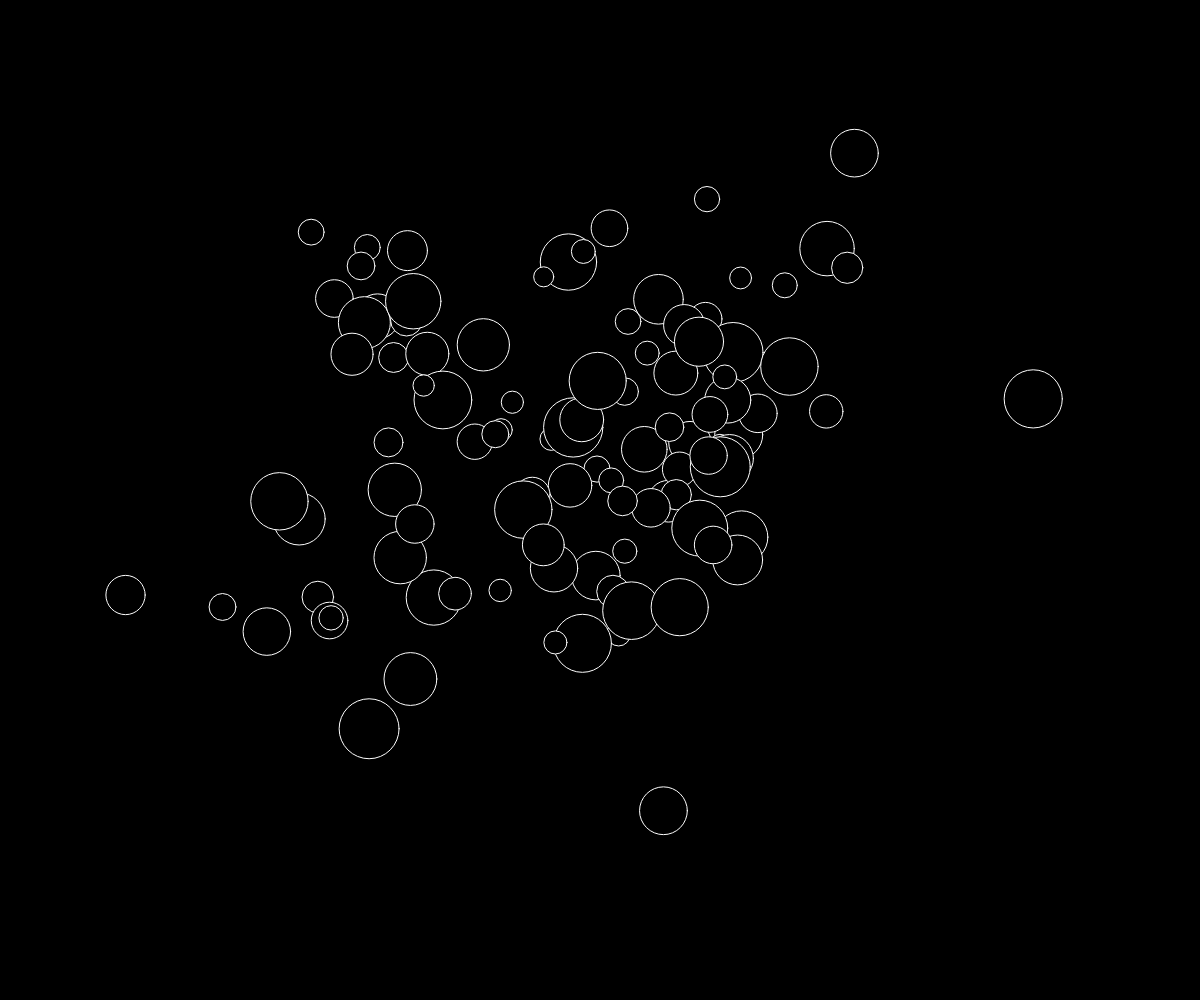
Frame 1 (no input)
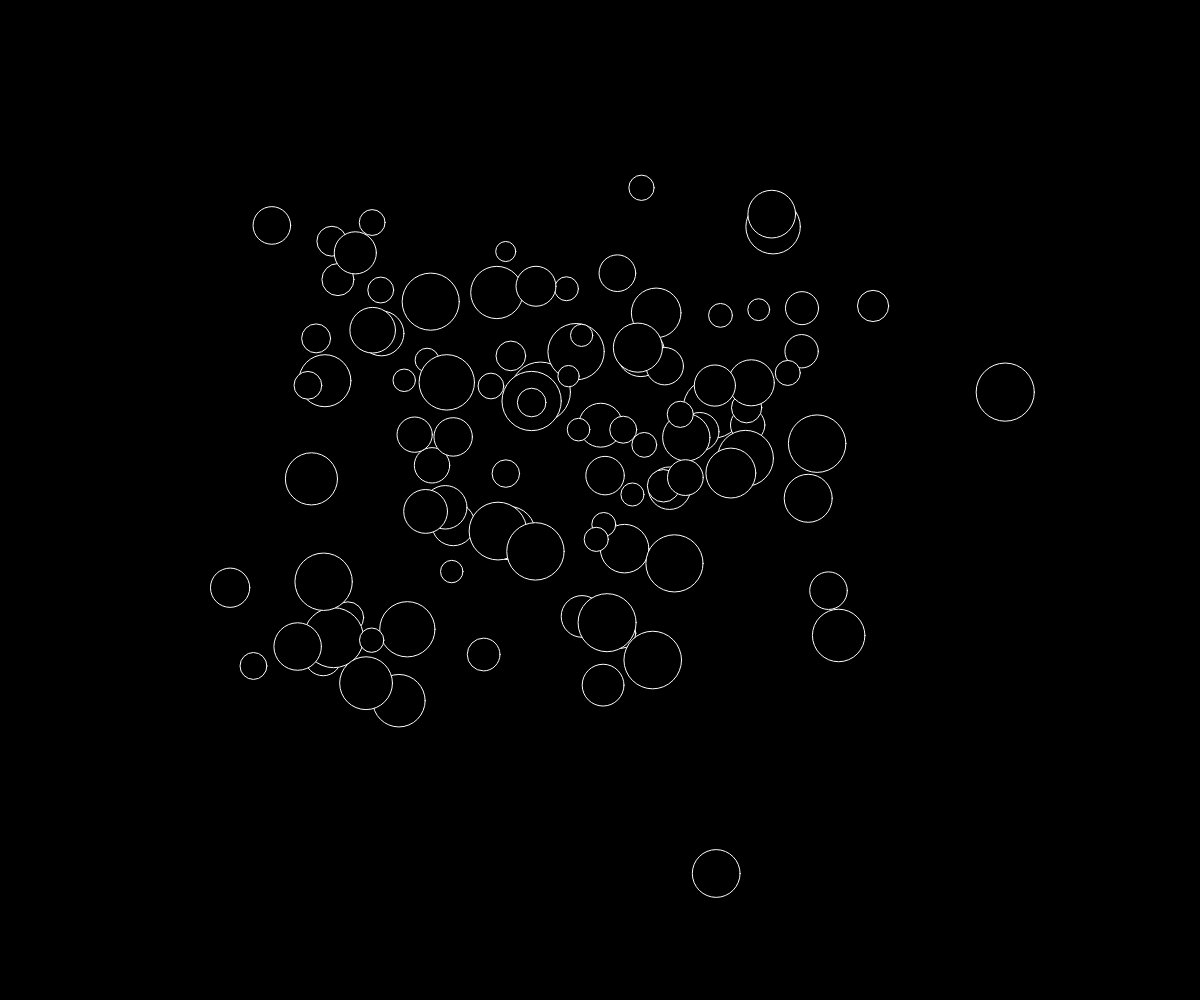
Frame 60 (no input)
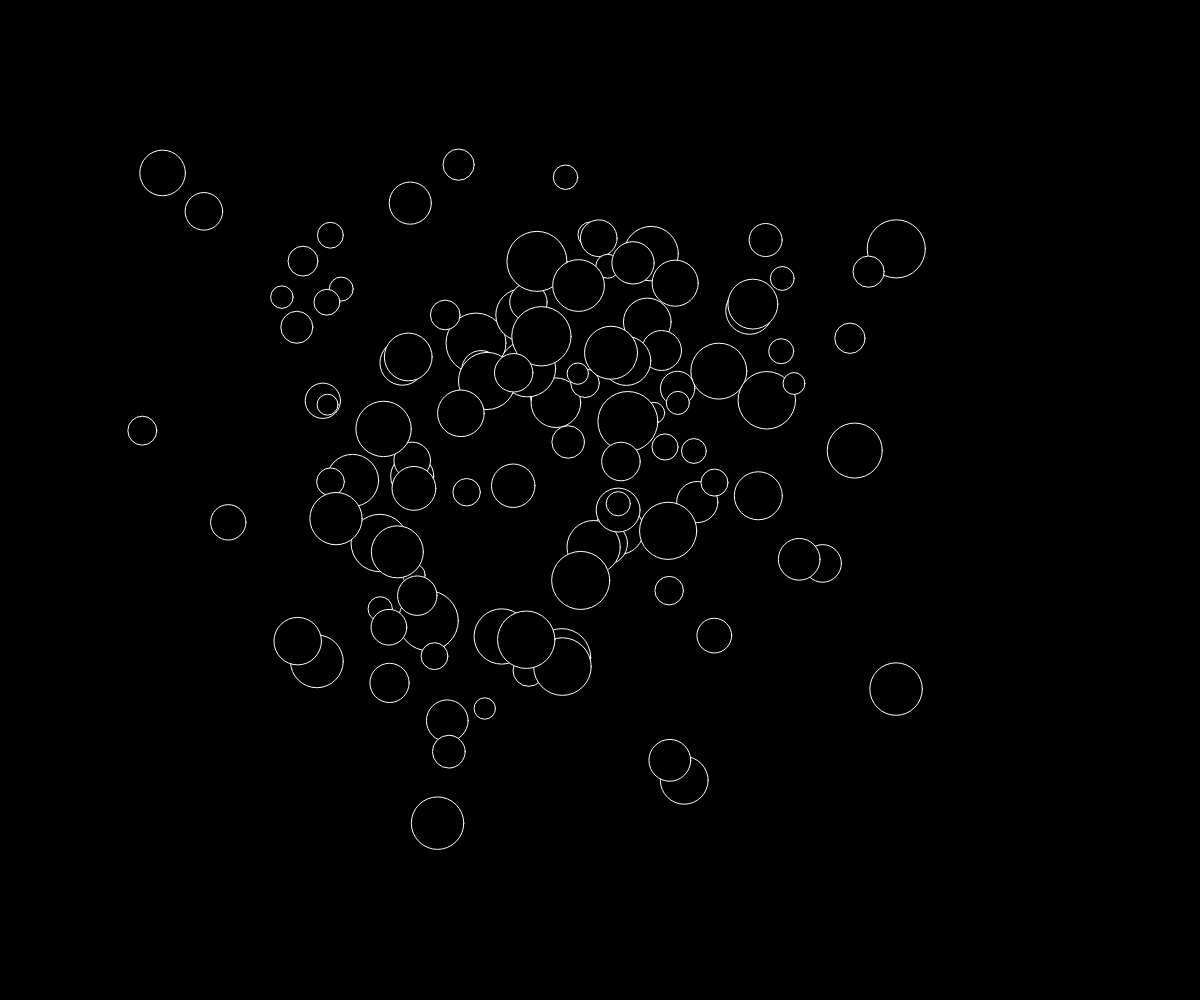
Frame 120 (the mouse pressed at the canvas centre since frame 60)

The p5.js sketch that drew these frames (run headless with seeded random() and noise() and a simulated clock; from frame 60 on, the mouse is pressed at the canvas centre):

// p5.js sketch
// ── sketch.js
// bouncing-ball-array

let ballArray = [];

function setup() {
  createCanvas(windowWidth, windowHeight);
  for (let i=0; i<100; i++) {
    spawnBall();
  }
}

function draw() {
  background("black");

  for (let myBall of ballArray) {
    stroke(255);
    fill(myBall.theColor);
    myBall.x = noise(myBall.time) * width;
    myBall.y = noise(myBall.time + 100) * height;
    circle(myBall.x, myBall.y, myBall.radius * 2);
    myBall.time += 0.003;
  }
}

function spawnBall() {
  let myBall = {
    radius: random(10, 30),
    x: random(width),
    y: random(height),
    time: random(1, 1000),
    theColor: color("black"),
  };
  ballArray.push(myBall);
}

function mousePressed() {
  for (let i = 0; i < 15; i++) {
    spawnBall();
  }
}
